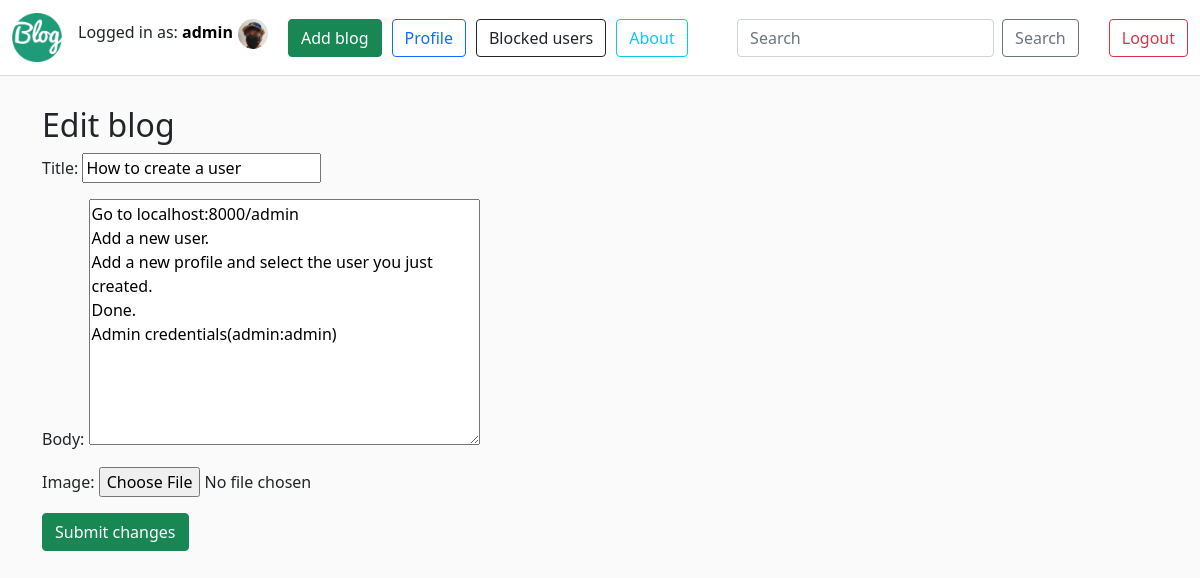
The app's page /edit-post/32/ (signed in) with its own data.
### posts/models.py (models this page shows, shortened)
class Profile(models.Model):
    user = models.OneToOneField(User,on_delete=models.CASCADE,primary_key=True, related_name='profile')
    bio = models.TextField()
    image=models.ImageField(upload_to='uploads/',blank=True,null=True,default='uploads/profileUserDefaultImg.png')
    blockedUsers = models.ManyToManyField(User, blank=True,related_name='blockedUsers')

class Post(models.Model):
    title = models.CharField(max_length=255)
    slug = models.SlugField()
    body = models.TextField()
    created_at = models.DateTimeField(auto_now_add=True)
    author = models.ForeignKey(User,default=None,on_delete=models.CASCADE,related_name='author')
    image=models.ImageField(upload_to='uploads/',blank=True,null=True)
    last_edited_at = models.DateTimeField(blank=True,null=True)
    class Meta:
        ordering = ('-created_at',)

### posts/views.py (the view, shortened to what this page needs)
# urls.py: path('edit-post/<int:pk>/',edit_post_view,name='edit_post'),
def edit_post_view(request,pk):
    post=get_object_or_404(Post, id=pk)
    form = forms.EditPost(instance=post)
    if(request.user != post.author):
        return render(request,'error-page.html',{})
    return render(request,'edit-blog.html',{'form':form})

### posts/forms.py
class EditPost(forms.ModelForm):
    class Meta:
        model = models.Post
        fields = ['title','body','image']

### posts/templates/edit-blog.html (shortened to what this page needs)
{% extends 'base.html' %}
{% block content %}
<body>
    <h2>Edit blog</h2>
    <form class="site-form" action="" method="post" enctype="multipart/form-data">
        {{ form.as_p }}
        <button type="submit" class="btn btn-success">Submit changes</button>
    </form>
</body>
{% endblock %}

### posts/templates/base.html (shortened to what this page needs)
{% load static %}
<!DOCTYPE html>
<html>
<head>
    <link href="https://cdn.jsdelivr.net/npm/bootstrap@5.0.2/dist/css/bootstrap.min.css" rel="stylesheet"
>
    <link rel="stylesheet" type="text/css" href="{% static 'main.css' %}">
</head>
<body style="margin: 0;
padding: 0;
">
    <nav class="navbar navbar-expand-lg navbar-light ">
        <div class="container-fluid">
            <a class="navbar-brand" href="{% url 'posts' %}"><img class="nav-logo"
                    src="../../media/uploads/blog-logo.png"></a>
            <div class="collapse navbar-collapse" id="navbarSupportedContent">
                <ul class="navbar-nav me-auto mb-2 mb-lg-0">
                        {% if request.user.is_authenticated %}
                        <li class="nav-item">
                        <span class="nav-user" style="margin-right:10px;">Logged in as: <a
                                href="{% url 'profile' %}"><b>{{ request.user.username }}</b><img class="nav-profileImage"
                                    src="{{ request.user.profile.image.url }}"></a></span>
                    </li>
                    {% else %}
                    <li class="nav-item">
                        <span class="nav-user" style="margin-right:10px">Hello guest!</span>
                    </li>
                    {% endif %}
                    <li class="nav-item">
                        <button type="button" onclick="location.href=`{% url 'add_blog' %}`" class="btn btn-success"
                            style="margin-right:10px">Add blog</button>
                    </li>
                    <li class="nav-item">
                        <button type="button" onclick="location.href=`{% url 'profile' %}`"
                            class="btn btn-outline-primary" style="margin-right:10px">Profile</button>
                    </li>
                    <li class="nav-item">
                        <button type="button" onclick="location.href=`{% url 'blocked_users' %}`"
                            class="btn btn-outline-dark " style="margin-right:10px">Blocked users</button>
                    </li>
                    <li class="nav-item">
                        <button type="button" onclick="location.href=`{% url 'about' %}`"class="btn btn-outline-info">About</button>
                    </li>
                </ul>
                <form class="d-flex" method=POST action="{% url 'search' %}">
                    <input class="form-control me-2" type="search" placeholder="Search" aria-label="Search"
                        name="searched">
                    <button class="btn btn-outline-secondary" type="submit">Search</button>
                </form>
                {% if user.is_authenticated %}
                <form class="d-flex logout-link" action="{% url 'logout' %}" method="post" style="margin-left:30px">
                    <button type="submit" class="btn btn-outline-danger">Logout</button>
                </form>
                {% else %}
                <form class="d-flex logout-link" action="{% url 'login' %}" style="margin-left:30px">
                    {% csrf_token %}
                    <button type="submit" class="btn btn-primary">Login</button>
                </form>
                {% endif %}
            </div>
        </div>
    </nav>
    <div class="container">
        {% block content %}
        {% endblock %}
    </div>
</body>
</html>

### posts/static/main.css (style rules this page uses)
body { background-color: #fafafa; }
.navbar { border-bottom: 1px solid #dbdbdb; margin-bottom: 30px; background-color: white; }
.nav-logo { width:100%; height: auto; }
.navbar-brand { width: 50px; }
.nav-profileImage { width:30px; height: auto; border-radius: 50%; margin-left: 5px; margin-right: 10px; }
.nav-user { text-align: center; }
a { color: black; }
a:link { text-decoration: none; }

### records on screen
Post: title "How to create a user", body "Go to localhost:8000/admin Add a new user. Add a new profile and select the user you just created. Done. Admin credentials(admin:admin)"

### other values on screen
{{ request.user.username }} "admin"
